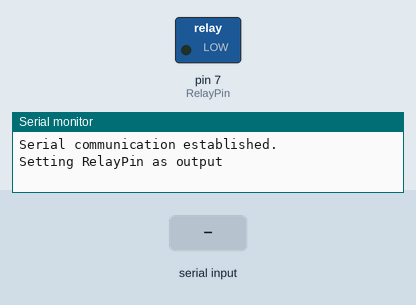
Simulated run of this sketch. Board: Arduino Uno, built with avr-gcc and run on an emulated ATmega328P. Parts: switched loads named in the sketch (green lamp = pin HIGH), the last lines printed to the serial monitor. The inputs (shaded band) are chosen by the test bench.

Above: at 1.3 s.
1.4 s: "<relay_off>" received over Serial
At 2.3 s:
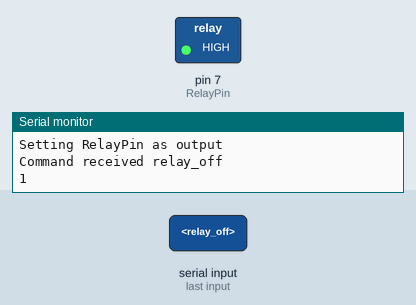
2.9 s: "<relay_on>" received over Serial
At 3.4 s:
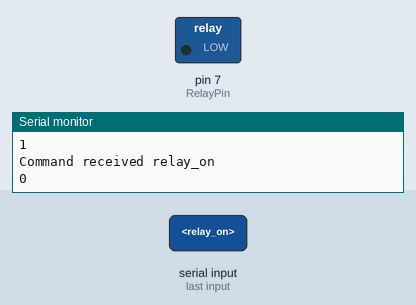
Timing chart, 0 to 5.9 s (numbered marks = the images above; inputs shaded):
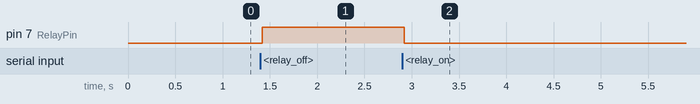

The sketch:

RelayModule_Control-From-Serial-Monitor.ino
```cpp
int RelayPin = 7;


// size of recv buffer
const byte numChars = 32;

// array for storing parsing chars
char receivedChars[numChars];

// temporary array for use when parsing
char tempChars[numChars];


// variables to hold the parsed data
char messageFromPC[numChars] = {0};
int integerFromPC = 0;
float floatFromPC = 0.0;


/*
 * variable which hold the state if we are currently
 * receiving or not, i.e. if we already received already
 */
boolean newData = false;


void setup() {
  // Initialize serial connection at 9600 baudrate
  Serial.begin(9600);
  delay(100);

  // Confirm that serial comm. is established
  Serial.println("Serial communication established.");

  // Set RelayPin as an output pin
  Serial.println("Setting RelayPin as output");
  pinMode(RelayPin, OUTPUT);
}


void loop() {
/* v1 Code
  // Turn on the relay...
  Serial.println("Turning the relay on (digitalWrite)");
  digitalWrite(RelayPin, LOW); delay(400);

  // Reading pin state with digitalRead and returning the current state.
  Serial.println("current state"); delay(100);
  Serial.println(digitalRead(RelayPin)); delay(2500);


  // Turn off the relay...
  Serial.println("Turning the relay off (digitalWrite)");
  digitalWrite(RelayPin, HIGH); delay(400);

  // Reading pin state with digitalRead and returning the current state.
  Serial.println("current state"); delay(100);
  Serial.println(digitalRead(RelayPin)); delay(2500);
*/
  // this is the function which receive the data from serial monitor
  recvWithStartEndMarkers();
  if (newData == true) { // if this is true it means we are currently receiving data
    strcpy(tempChars, receivedChars);
    // this temporary copy is necessary to protect the original data
    // because strtok() used in parseData() replaces the commas with \0

    // this function parse the received data and save in to appropriate var
    parseData();
    // this function show the saved data from the variables, later i
    // will be used for sending it to mqtt or any different post process
    showParsedData();
    newData = false; // after we have finished with any processing of the
                     // data we set the variable to false
  }
}


void recvWithStartEndMarkers() {
  static boolean recvInProgress = false;
  static byte ndx = 0;
  char startMarker = '<';
  char endMarker = '>';
  char rc;

  while (Serial.available() > 0 && newData == false) {
    rc = Serial.read();

    if (recvInProgress == true) {
      if (rc != endMarker) {
        receivedChars[ndx] = rc;
        ndx++;
        if (ndx >= numChars) {
          ndx = numChars - 1;
        }
      }
      else {
        receivedChars[ndx] = '\0'; // terminate the string
        recvInProgress = false;
        ndx = 0;
        newData = true;
      }
    }

    else if (rc == startMarker) {
      recvInProgress = true;
    }
  }
}


void parseData() {      // split the data into its parts

  char * strtokIndx; // this is used by strtok() as an index

  strtokIndx = strtok(tempChars, ",");     // get the first part - the string
  strcpy(messageFromPC, strtokIndx); // copy it to messageFromPC

  strtokIndx = strtok(NULL, ","); // this continues where the previous call left off
  integerFromPC = atoi(strtokIndx);     // convert this part to an integer

  strtokIndx = strtok(NULL, ",");
  floatFromPC = atof(strtokIndx);     // convert this part to a float

}


// Here is where we are going to implement our command set
// for controlling whatever we want or have to
void showParsedData() {

  // check the first part if it this string
  if (String(messageFromPC).equals("relay_on")) { // Convert to String so we can compare

    // here we have to implement all further logic for controlling the desired appliance
    // i.e. what should the board do when we send this ^ command
    Serial.print("Command received ");
    Serial.println(messageFromPC);
    delay(10);

    digitalWrite(RelayPin, LOW);
    delay(10);
    Serial.println(digitalRead(RelayPin));

  }
  else if (String(messageFromPC).equals("relay_off")) { // Convert to String so we can compare

    // here we have to implement all further logic for controlling the desired appliance
    // i.e. what should the board do when we send this ^ command
    Serial.print("Command received ");
    Serial.println(messageFromPC);
    delay(10);

    digitalWrite(RelayPin, HIGH);
    delay(10);
    Serial.println(digitalRead(RelayPin));

  }
  else {

    Serial.println("\n\nNOT IMPLEMENTED\n\n");
    return;

  }
}


//// this function can be used as starter point when u implement ur own logic
//void showParsedData() {
//    Serial.print("Message ");
//    Serial.println(messageFromPC);
//    Serial.print("Integer ");
//    Serial.println(integerFromPC);
//    Serial.print("Float ");
//    Serial.println(floatFromPC);
//}
```

Measured:
- after the input at 1.4 s, pin 7 (RelayPin): LOW → HIGH at once
- after the input at 2.9 s, pin 7 (RelayPin): HIGH → LOW at once
